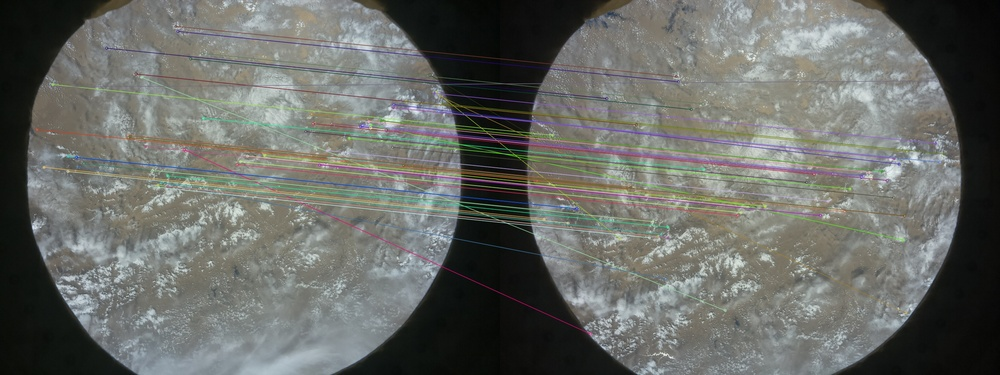
#> input picture postprocessing_on_Earth/matches_examples/012115_keypoints.jpg, 1000 x 375 px, shrunk from 2592 x 972 before the run
$ python -i Stitcher.py   (imports and definitions only)
#> lines starting #> are read from the running program, lines starting #| are printed output that depends on the picture
#   AstroWarriors   Team (Jaslo, Poland)

#==========================================================================
import imutils
import cv2
import numpy as np
from matplotlib import pyplot as plt
from PIL import Image

class MyStitcher:
   def __init__(self):
      # determine if we are using OpenCV v3.X
      self.isv3 = imutils.is_cv3()
      print(self.isv3)
      self.homography = None

   def getHomography(self):
      return self.homography

   # [37 lines left out: function stitch, not called in this run]

   def detectAndDescribe(self, image):
      # convert the image to grayscale
      gray = cv2.cvtColor(image, cv2.COLOR_BGR2GRAY)
      # detect keypoints in the image
      gray = cv2.cvtColor(image, cv2.COLOR_BGR2GRAY)
      detector = cv2.AKAZE_create()
      (kps, descs) = detector.detectAndCompute(gray, None)
      features = descs
      return (kps, features)


   # [47 lines left out: functions matchKeypoints, drawMatches, not called in this run]

>>> import cv2
>>> picture = cv2.imread('matches_examples/012115_keypoints.jpg')
#> picture is the input picture: shape (375, 1000, 3); mean B, G, R 102, 106.5, 104.3
>>> result = MyStitcher().detectAndDescribe(picture)
#> in detectAndDescribe, `gray = cv2.cvtColor(image, cv2.COLOR_BGR2GRAY)`:
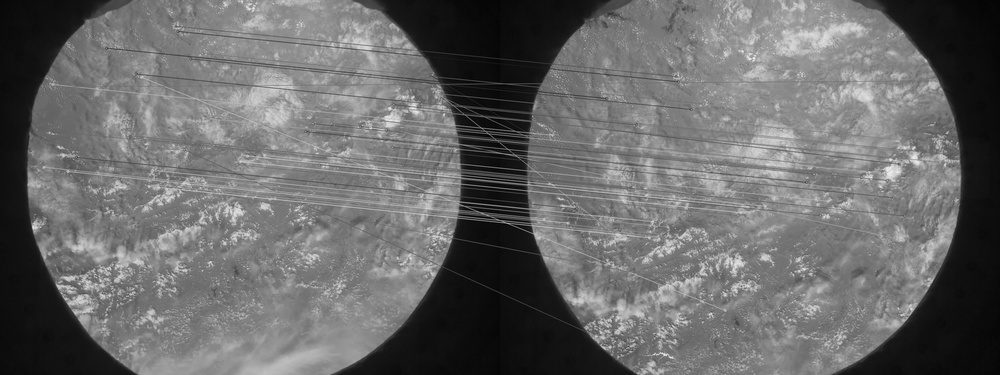
#> gray: shape (375, 1000); min 1, max 245, mean 105.3
#> in detectAndDescribe, `(kps, descs) = detector.detectAndCompute(gray, None)`: kps = 577 keypoints; strongest (x, y, size): (892, 171, 11.4), (934, 84, 8.1), (34, 227, 4.8), (891, 172, 8.1)

$ run again, on postprocessing_on_Earth/matches_examples/012121_keypoints.jpg
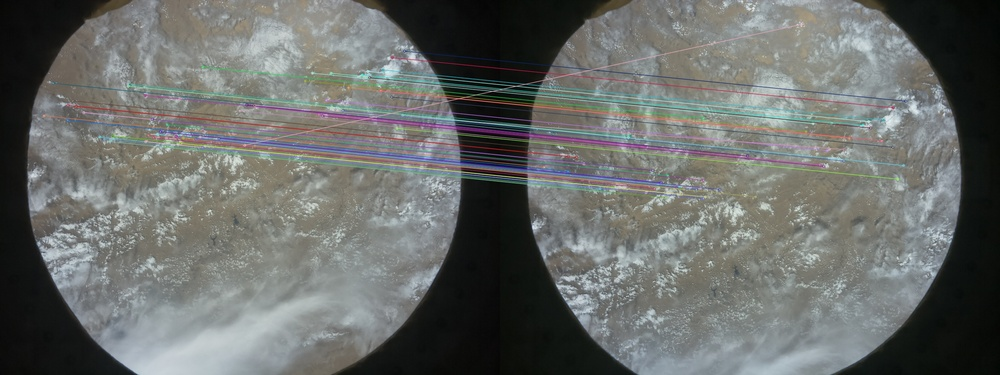
#> input picture postprocessing_on_Earth/matches_examples/012121_keypoints.jpg, 1000 x 375 px, shrunk from 2592 x 972 before the run
#> picture is the input picture: shape (375, 1000, 3); mean B, G, R 104.9, 107.4, 104.6
#> in detectAndDescribe, `gray = cv2.cvtColor(image, cv2.COLOR_BGR2GRAY)`:
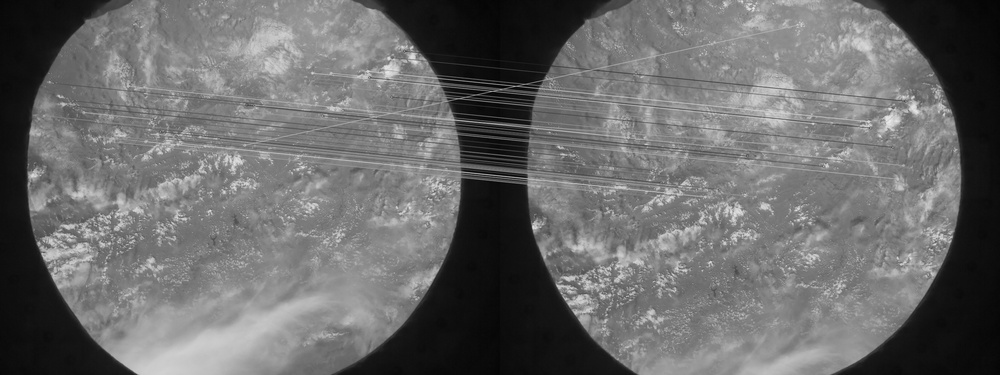
#> gray: shape (375, 1000); min 1, max 234, mean 106.3
#> kps = 541 keypoints; strongest (x, y, size): (535, 226, 8.1), (891, 120, 11.4), (913, 108, 8.1), (46, 256, 5.7)

$ run again, on postprocessing_on_Earth/matches_examples/012127_keypoints.jpg
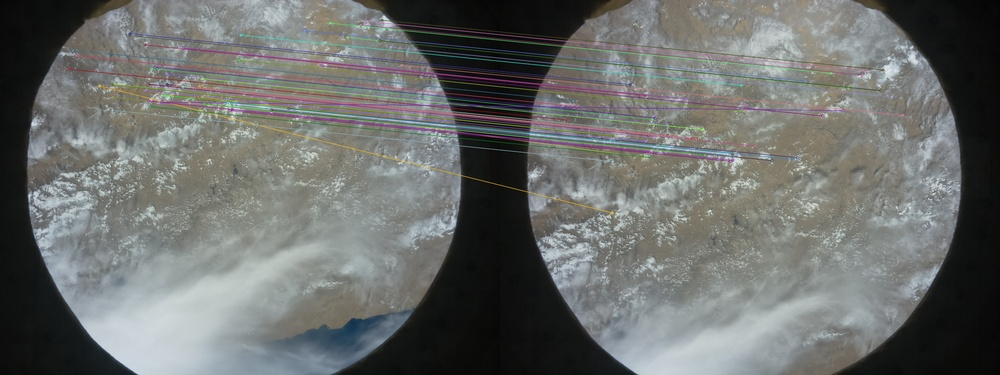
#> input picture postprocessing_on_Earth/matches_examples/012127_keypoints.jpg, 1000 x 375 px, shrunk from 2592 x 972 before the run
#> picture is the input picture: shape (375, 1000, 3); mean B, G, R 107, 109.1, 106.7
#> in detectAndDescribe, `gray = cv2.cvtColor(image, cv2.COLOR_BGR2GRAY)`:
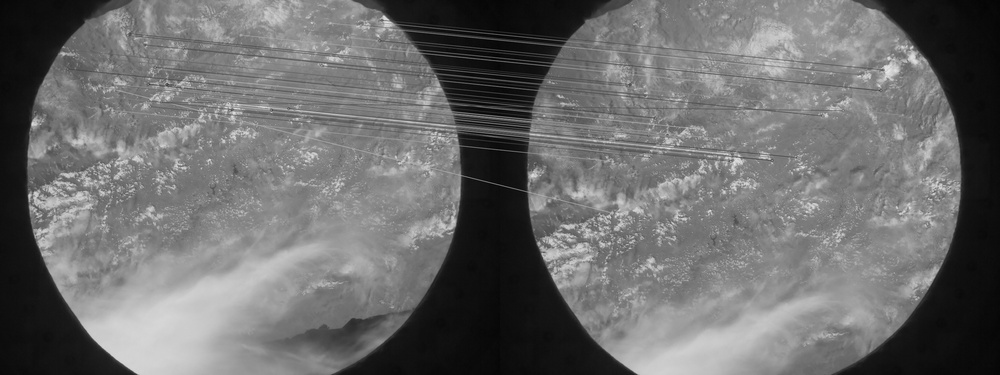
#> gray: shape (375, 1000); min 1, max 232, mean 108.1
#> kps = 442 keypoints; strongest (x, y, size): (533, 175, 8.1), (532, 175, 5.7), (534, 174, 11.4), (547, 255, 8.1)

$ run again, on postprocessing_on_Earth/matches_examples/012133_keypoints.jpg
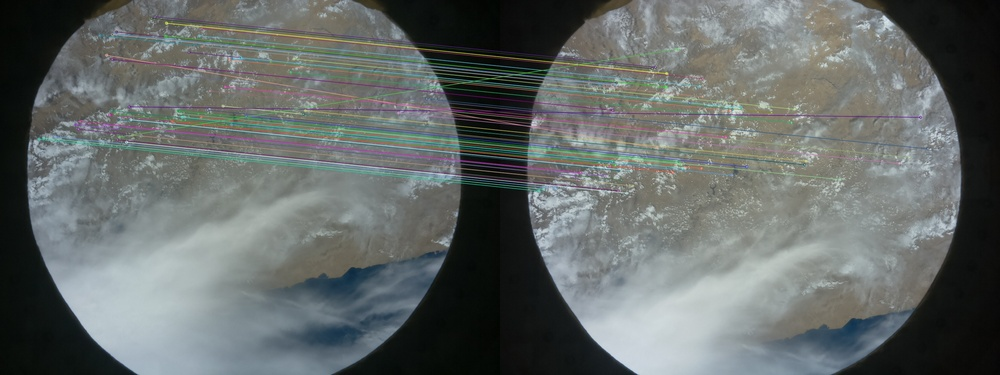
#> input picture postprocessing_on_Earth/matches_examples/012133_keypoints.jpg, 1000 x 375 px, shrunk from 2592 x 972 before the run
#> picture is the input picture: shape (375, 1000, 3); mean B, G, R 103.8, 105.4, 99.9
#> in detectAndDescribe, `gray = cv2.cvtColor(image, cv2.COLOR_BGR2GRAY)`:
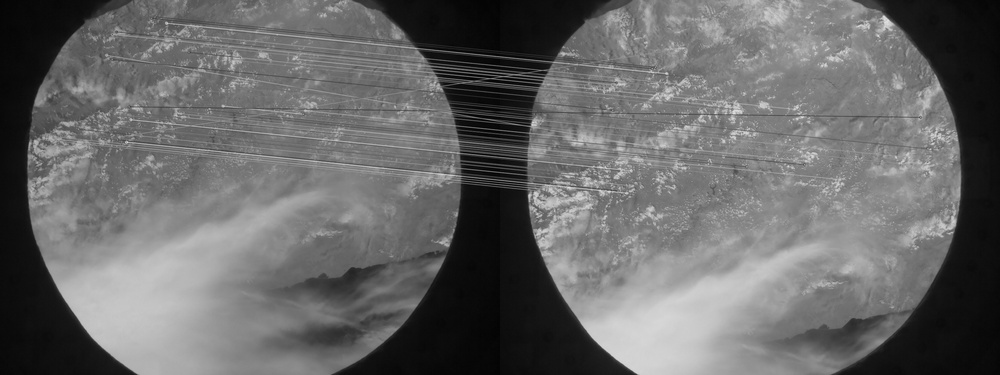
#> gray: shape (375, 1000); min 0, max 226, mean 103.5
#> kps = 332 keypoints; strongest (x, y, size): (535, 122, 8.1), (445, 242, 8.1), (444, 241, 11.4), (534, 123, 5.7)
